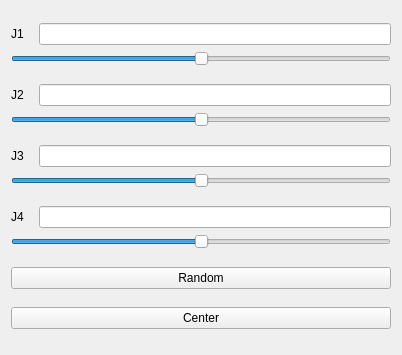
<?xml version="1.0" encoding="UTF-8"?>
<ui version="4.0">
 <class>MainWindow</class>
 <widget class="QWidget" name="MainWindow">
  <property name="geometry">
   <rect>
    <x>0</x>
    <y>0</y>
    <width>402</width>
    <height>355</height>
   </rect>
  </property>
  <property name="windowTitle">
   <string>joint_state_publisher</string>
  </property>
  <layout class="QVBoxLayout" name="verticalLayout">
   <item>
    <layout class="QGridLayout" name="gridLayout" columnstretch="1,16">
     <item row="0" column="0">
      <widget class="QLabel" name="label">
       <property name="text">
        <string>J1</string>
       </property>
       <property name="alignment">
        <set>Qt::AlignLeading|Qt::AlignLeft|Qt::AlignVCenter</set>
       </property>
      </widget>
     </item>
     <item row="0" column="1">
      <widget class="QLineEdit" name="j1_txt">
       <property name="alignment">
        <set>Qt::AlignCenter</set>
       </property>
       <property name="readOnly">
        <bool>true</bool>
       </property>
      </widget>
     </item>
     <item row="1" column="0" colspan="2">
      <widget class="QSlider" name="j1_slider">
       <property name="baseSize">
        <size>
         <width>0</width>
         <height>0</height>
        </size>
       </property>
       <property name="font">
        <font>
         <pointsize>14</pointsize>
        </font>
       </property>
       <property name="minimum">
        <number>-100</number>
       </property>
       <property name="maximum">
        <number>100</number>
       </property>
       <property name="pageStep">
        <number>1</number>
       </property>
       <property name="orientation">
        <enum>Qt::Horizontal</enum>
       </property>
       <property name="tickPosition">
        <enum>QSlider::NoTicks</enum>
       </property>
       <property name="tickInterval">
        <number>0</number>
       </property>
      </widget>
     </item>
    </layout>
   </item>
   <item>
    <layout class="QGridLayout" name="gridLayout_3" columnstretch="1,16">
     <item row="0" column="0">
      <widget class="QLabel" name="label_3">
       <property name="text">
        <string>J2</string>
       </property>
       <property name="alignment">
        <set>Qt::AlignLeading|Qt::AlignLeft|Qt::AlignVCenter</set>
       </property>
      </widget>
     </item>
     <item row="0" column="1">
      <widget class="QLineEdit" name="j2_txt">
       <property name="alignment">
        <set>Qt::AlignCenter</set>
       </property>
       <property name="readOnly">
        <bool>true</bool>
       </property>
      </widget>
     </item>
     <item row="1" column="0" colspan="2">
      <widget class="QSlider" name="j2_slider">
       <property name="baseSize">
        <size>
         <width>0</width>
         <height>0</height>
        </size>
       </property>
       <property name="font">
        <font>
         <pointsize>14</pointsize>
        </font>
       </property>
       <property name="minimum">
        <number>-100</number>
       </property>
       <property name="maximum">
        <number>100</number>
       </property>
       <property name="pageStep">
        <number>1</number>
       </property>
       <property name="orientation">
        <enum>Qt::Horizontal</enum>
       </property>
       <property name="tickPosition">
        <enum>QSlider::NoTicks</enum>
       </property>
       <property name="tickInterval">
        <number>0</number>
       </property>
      </widget>
     </item>
    </layout>
   </item>
   <item>
    <layout class="QGridLayout" name="gridLayout_4" columnstretch="1,16">
     <item row="0" column="0">
      <widget class="QLabel" name="label_4">
       <property name="text">
        <string>J3</string>
       </property>
       <property name="alignment">
        <set>Qt::AlignLeading|Qt::AlignLeft|Qt::AlignVCenter</set>
       </property>
      </widget>
     </item>
     <item row="0" column="1">
      <widget class="QLineEdit" name="j3_txt">
       <property name="alignment">
        <set>Qt::AlignCenter</set>
       </property>
       <property name="readOnly">
        <bool>true</bool>
       </property>
      </widget>
     </item>
     <item row="1" column="0" colspan="2">
      <widget class="QSlider" name="j3_slider">
       <property name="baseSize">
        <size>
         <width>0</width>
         <height>0</height>
        </size>
       </property>
       <property name="font">
        <font>
         <pointsize>14</pointsize>
        </font>
       </property>
       <property name="minimum">
        <number>-100</number>
       </property>
       <property name="maximum">
        <number>100</number>
       </property>
       <property name="pageStep">
        <number>1</number>
       </property>
       <property name="orientation">
        <enum>Qt::Horizontal</enum>
       </property>
       <property name="tickPosition">
        <enum>QSlider::NoTicks</enum>
       </property>
       <property name="tickInterval">
        <number>0</number>
       </property>
      </widget>
     </item>
    </layout>
   </item>
   <item>
    <layout class="QGridLayout" name="gridLayout_5" columnstretch="1,16">
     <item row="0" column="0">
      <widget class="QLabel" name="j4_label">
       <property name="text">
        <string>J4</string>
       </property>
       <property name="alignment">
        <set>Qt::AlignLeading|Qt::AlignLeft|Qt::AlignVCenter</set>
       </property>
      </widget>
     </item>
     <item row="0" column="1">
      <widget class="QLineEdit" name="j4_txt">
       <property name="alignment">
        <set>Qt::AlignCenter</set>
       </property>
       <property name="readOnly">
        <bool>true</bool>
       </property>
      </widget>
     </item>
     <item row="1" column="0" colspan="2">
      <widget class="QSlider" name="j4_slider">
       <property name="baseSize">
        <size>
         <width>0</width>
         <height>0</height>
        </size>
       </property>
       <property name="font">
        <font>
         <pointsize>14</pointsize>
        </font>
       </property>
       <property name="minimum">
        <number>-100</number>
       </property>
       <property name="maximum">
        <number>100</number>
       </property>
       <property name="pageStep">
        <number>1</number>
       </property>
       <property name="orientation">
        <enum>Qt::Horizontal</enum>
       </property>
       <property name="tickPosition">
        <enum>QSlider::NoTicks</enum>
       </property>
       <property name="tickInterval">
        <number>0</number>
       </property>
      </widget>
     </item>
    </layout>
   </item>
   <item>
    <widget class="QPushButton" name="pushButton">
     <property name="text">
      <string>Random</string>
     </property>
    </widget>
   </item>
   <item>
    <widget class="QPushButton" name="pushButton_2">
     <property name="text">
      <string>Center</string>
     </property>
    </widget>
   </item>
  </layout>
 </widget>
 <resources/>
 <connections/>
</ui>
